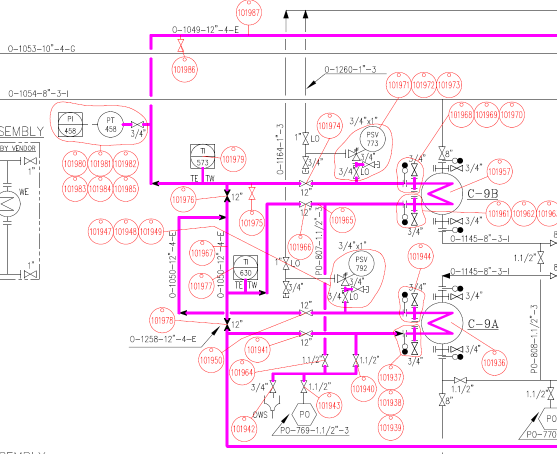
#> input picture circle.PNG, 1114 x 908 px, given in place of Origin.jpg, which was not available (shown at 1/2 size)
$ python ver2.py   (older library calls are emulated)
#> lines starting #> are read from the running program, lines starting #| are printed output that depends on the picture; after the words box and inside, x2 and y2 are one past the last pixel; in counts of white or black regions, pixels touching at a corner belong together; pictures that were not available may be replaced by others from this repository, and a replacement may not be noted
### func.py
import numpy as np
import cv2
def myZeroPadding(myImage, padSize=1):#__author__ = 'Dmitry Patashov'

    if myImage.__class__ == np.ndarray:

        Dim = myImage.shape
        if len(Dim) == 2:

            m, n = Dim[0], Dim[1]
            NewImg = np.zeros([m + 2 * padSize, n + 2 * padSize])
            NewImg[padSize:m + padSize, padSize:n + padSize] = myImage

            return np.uint8(NewImg)

        elif len(Dim) == 3:

            b, g, r = cv2.split(myImage)
            Pb = myZeroPadding(b, padSize)
            Pg = myZeroPadding(g, padSize)
            Pr = myZeroPadding(r, padSize)

            return cv2.merge((Pb, Pg, Pr))
        else:
            return None
    else:
        return None

def myExtendedPadding(myImage, padSize=1): #__author__ = 'Dmitry Patashov'
    if myImage.__class__ == np.ndarray:

        Dim = myImage.shape
        if len(Dim) == 2:

            newImg = myZeroPadding(myImage, padSize)
            def extendTopDown(newImg, padSize, dim):

                newImg[:padSize, :] = newImg[padSize, :]
                newImg[dim + padSize:, :] = newImg[dim + padSize - 1, :]

                return newImg

            newImg = extendTopDown(newImg, padSize, Dim[0])
            newImg = extendTopDown(newImg.transpose(), padSize, Dim[1]).transpose()

            return np.uint8(newImg)

        elif len(Dim) == 3:

            b, g, r = cv2.split(myImage)
            Pb = myExtendedPadding(b, padSize)
            Pg = myExtendedPadding(g, padSize)
            Pr = myExtendedPadding(r, padSize)

            return cv2.merge((Pb, Pg, Pr))
        else:
            return None
    else:
        return None

### ver2.py
import cv2
import numpy as np
from PIL import Image
import unicodedata
import pandas as pd

# Choose "Additional Data" in Tesseract installation for better OCR recognition
import pytesseract

# Improve recognition chances for marginal patterns
import func as f

# Activation of Tesseract OCR Library
pytesseract.pytesseract.tesseract_cmd = r"C:\Program Files (x86)\Tesseract-OCR\tesseract.exe"

#---------------------------------------------------------------------------------------------------#

img_rgb = cv2.imread('OriginalFiles/Origin.jpg')
#> img_rgb is the input picture: shape (908, 1114, 3); mean B, G, R 246.1, 237.9, 249.6
img_gray = cv2.cvtColor(img_rgb, cv2.COLOR_BGR2GRAY)

# Manually cropped circle for matchTemplate
template = cv2.imread('OriginalFiles/single_circle.PNG', 0)
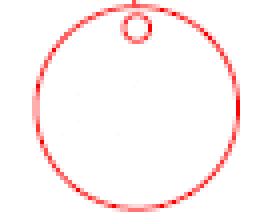
#> input picture single_circle.png, 64 x 54 px, found by its file name (shown 4 times larger)
#> template: shape (54, 64); min 147, max 255, mean 248.9

# Extract Height and Width of template
w, h = template.shape[::-1]
#> w = 64; h = 54

# Add padding to insure  identification of margin objects
img_gray = f.myExtendedPadding(img_gray, 10)
#> in extendTopDown (call 2), `newImg[dim + padSize:, :] = newImg[dim + padSize - 1, :]`: newImg: shape (1134, 928); min 0, max 255, mean 242.7
img_rgb = f.myExtendedPadding(img_rgb, 10)
#> in extendTopDown (call 4), `newImg[dim + padSize:, :] = newImg[dim + padSize - 1, :]`: newImg: shape (1134, 928); min 0, max 255, mean 246.3
#> in extendTopDown (call 6), `newImg[dim + padSize:, :] = newImg[dim + padSize - 1, :]`:
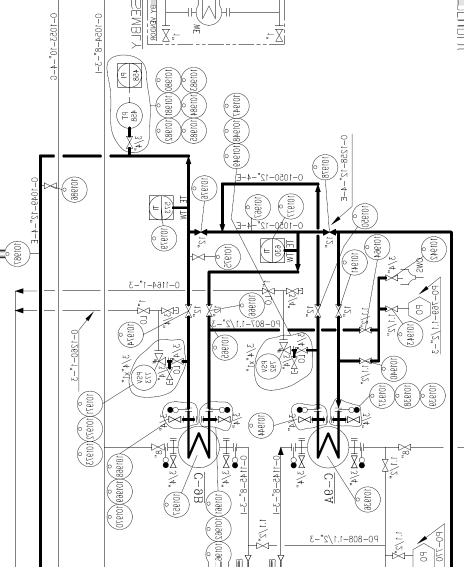
#> newImg: shape (1134, 928) (shown at 1/2 size); min 0, max 255, mean 238.4
#> in extendTopDown (call 8), `newImg[dim + padSize:, :] = newImg[dim + padSize - 1, :]`:
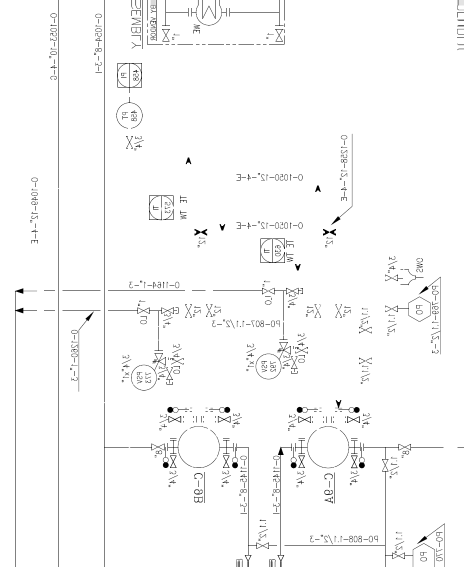
#> newImg: shape (1134, 928) (shown at 1/2 size); min 0, max 255, mean 249.7

# Calculate all matches of template in image
res = cv2.matchTemplate(img_gray, template, cv2.TM_CCOEFF_NORMED)
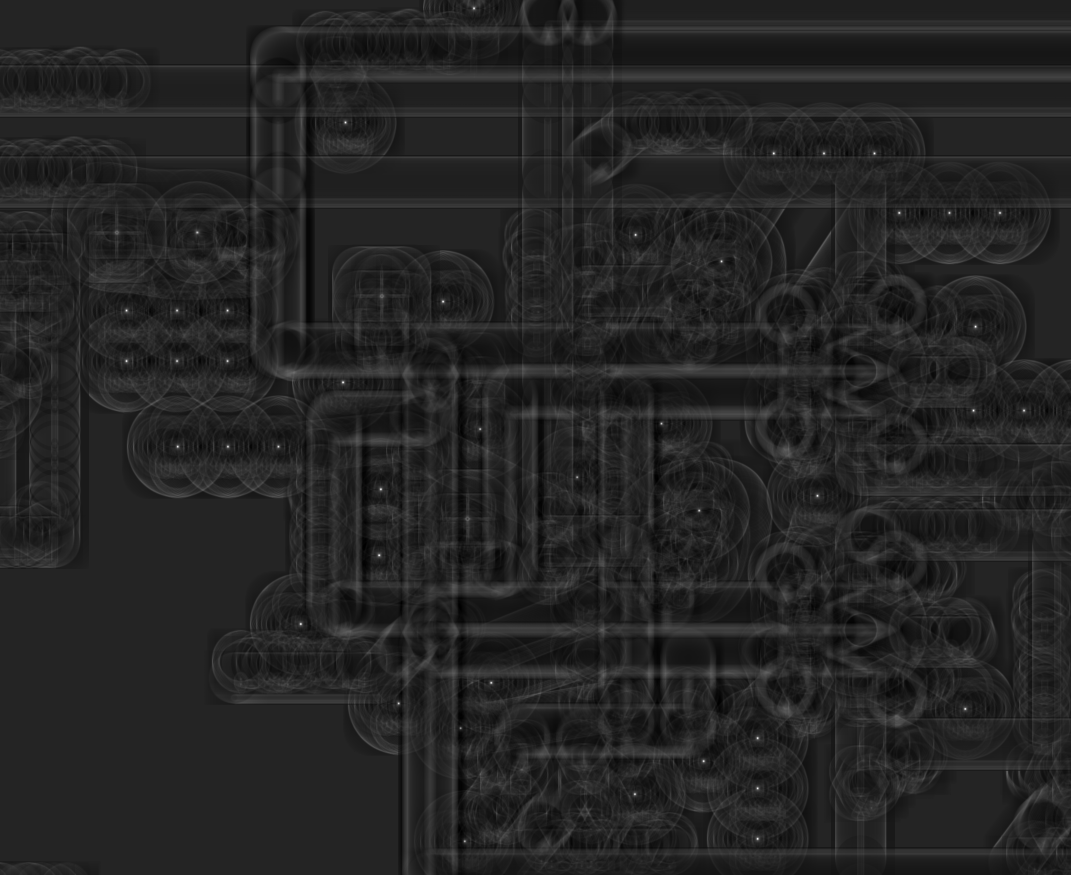
#> res: shape (875, 1071) float32; min -0.116, max 0.688, mean -0.000367; drawn with min black and max white

# Variables
threshold = 0.4
i = 0
OCR_FailureFlag = 1
exel_file_path = 'OriginalFiles/test.xlsx'

# list of strings, each represents a match
ocr_Results = []

# X,Y values of matches
# For future development, Sync press on screen with click on app
coordinates_template = []

# Only matches above certain value
loc = np.where(res >= threshold)
#> loc = 73 positions, rows 8 to 841, columns 126 to 1024

for pt in zip(*loc[::-1]):
    #cv2.rectangle(img_gray, pt, (pt[0] + w, pt[1] + h), (0, 0, 255), 2)
    pt_cord = pt, (pt[0] + w, pt[1] + h)
#> pt_cord = ((473, 8), (537, 62))
    coordinates_template.append(pt_cord)
    box_Grey = img_gray[pt[1]:pt[1] + h, pt[0]:pt[0] + w]
    cv2.imwrite('WorkingDirectory/' + str(i) + '.png', box_Grey)

    # ------ Image optimization for OCR ------ #

    # Image optimization for OCR - B&W (Best threshold = 215)
    box_BW= cv2.threshold(box_Grey, 215, 255, cv2.THRESH_BINARY)[1]
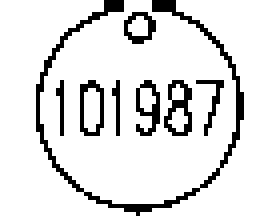
#> box_BW: shape (54, 64) (shown 4 times larger); 87.2% white; black in thin lines or dots, all inside (x1, y1, x2, y2) = (9, 0, 61, 54)
    cv2.imwrite('WorkingDirectory/' + str(i) + '_BW.png', box_BW)

    # Image optimization for OCR - Resize
    size_enhancment = 540, 530
    box_BW_improv = Image.open('WorkingDirectory/' + str(i) + '_BW.png')
    box_BW_improv = box_BW_improv.resize(size_enhancment, Image.ANTIALIAS)
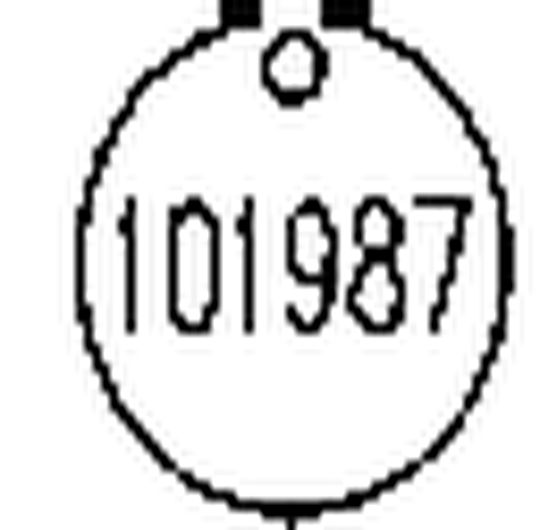
#> box_BW_improv: PIL image 540x530 L; min 0, max 255, mean 220.5
    box_BW_improv.save('WorkingDirectory/' + str(i) + '_BW_resized.png', "PNG")

    # Image optimization for OCR - Crop
    # Crop will leave only numbers

    box_BW_improv = cv2.imread('WorkingDirectory/' + str(i) + '_BW_resized.png')
#> box_BW_improv: shape (530, 540, 3); min 0, max 255, mean 220.5

    # From Center [Top:Bottom, Left:Right]
    BW_crop_img = box_BW_improv[170:340, 50:490]
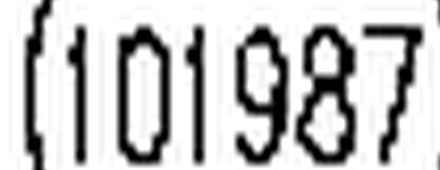
#> BW_crop_img: shape (170, 440, 3); min 0, max 255, mean 192.8
    cv2.imwrite('WorkingDirectory/' + str(i) + '_BW_cropped.png', BW_crop_img)

    # Actual OCR attempt (casting to make result a string)
#> (the run stopped early here; a loop or call above may not have finished)
